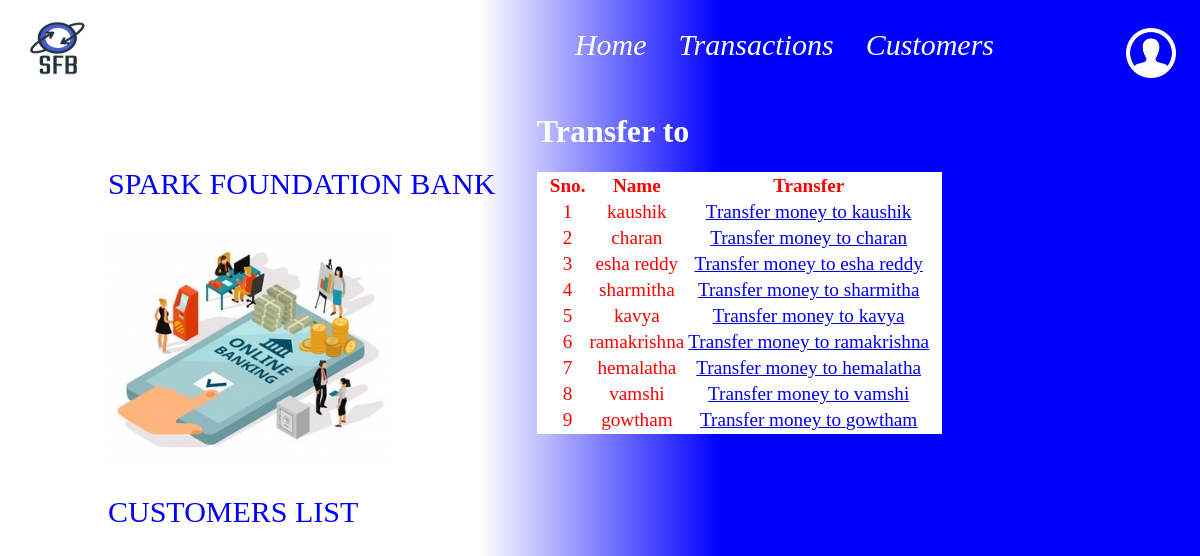
/customer.php, run on the app's committed database.
### tables this page shows
CREATE TABLE `customers` (
  `cust_id` int(6) NOT NULL,
  `cust_name` char(20) NOT NULL,
  `email` varchar(25) NOT NULL,
  `current_balance` int(50) NOT NULL,
  `contact_no` int(11) NOT NULL
);

### customer.php (the view, shortened to what this page needs)
<?php
    include("connection.php");
?>
<!DOCTYPE html>
<html>
	<head>
	</head>
	<body>
		<div class="topnav">
			<a href="index.html" ><img src="pf logo.png" width="50" height="50" align=right style="padding-left: 100px; padding-top: 0px;"></a>
			<a class="italic" href="customer.php">Customers</a>
			<a class="italic" href="transaction.php">Transactions</a>
			<a class="italic" href="index.html">Home</a>
			<img src="SFB logo.png" width=100 height=80 style="float: left;padding-right: 0px;padding-top: 0px;">
		</div>
		<div class="container">
			<p style="padding-left:100px; font-family: 'Brush Script MT', cursive; font-size: 30px; color: #0000ff;padding-top:45px;">SPARK FOUNDATION BANK</p>
			<img src="online-banking-logo.jpg" width="280" height="230" style="padding-left:100px;">
			<p style="padding-left:100px; font-family: 'Brush Script MT', cursive; font-size: 30px; color: #0000ff;">CUSTOMERS LIST</p>
        </div>
		<div class="container6">
		<h1>Transfer to</h1>
		<div class="container7">
		<div class="customer-list">
                <?php
                    echo "<table class='table table-striped table-bordered table-responsive-sm animate-bottom'>
						<tr>
						<th>Sno.</th>
						<th>Name</th>
						<th>Transfer</th>
						</tr>";
                        $sno = 1;
                        $sql = "SELECT * FROM customers WHERE `cust_name` !='harsh vardan'";
                        $result = $conn->query($sql);
                        if ($result->num_rows > 0) {
                            while($row = $result->fetch_assoc()) {
                                echo "<tr>
									<td>".$sno."</td>
									<td>". $row["cust_name"]."</td>
									<td> <a href='transfer.php?&cust_name=".$row['cust_name']."
														       &cust_id=".$row['cust_id']."
															   &current_balance=".$row['current_balance']." '
															   class='btn btn-success'> Transfer money to ".$row["cust_name"]."</a></td></tr>";
                                $sno++;
                            }
                        }
						else {
                            echo "0 results";
                        }
                        echo"</table>";
                ?>
        </div>
		</div>
		</div>
	</body>
</html>

### customer.php (style rules this page uses)
body { background:linear-gradient(90deg,#ffffff 40%,#0000ff 60%); }
.topnav { overflow: hidden; background-color: none; }
.topnav a { float: right; color: white; text-align: center; padding: 14px 16px; text-decoration: none; font-size: 30px; padding-top: 20px; }
.italic { font-style: italic; }
.container { float:left; }
.container6 { float: right; padding-right: 250px; }
h1 { color: white; }
.customer-list { background-color: #ffffff; color: red; }
.table { margin: 10px; text-align:center; font-family: initial; font-size:larger; }
table .btn { width: 50%; }

### data on the page
customers: cust_name "kaushik"
customers: cust_name "charan"
customers: cust_name "esha reddy"
customers: cust_name "sharmitha"
customers: cust_name "kavya"
customers: cust_name "ramakrishna"
customers: cust_name "hemalatha"
customers: cust_name "vamshi"
customers: cust_name "gowtham"
